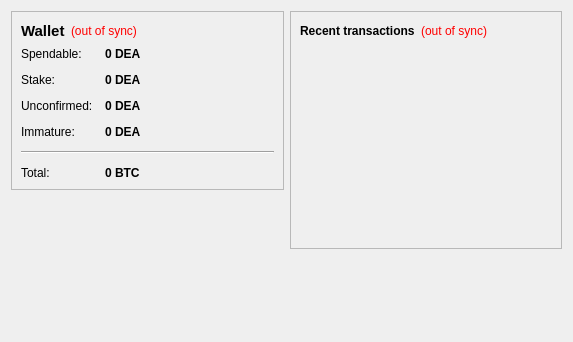
<?xml version="1.0" encoding="UTF-8"?>
<ui version="4.0">
 <class>OverviewPage</class>
 <widget class="QWidget" name="OverviewPage">
  <property name="geometry">
   <rect>
    <x>0</x>
    <y>0</y>
    <width>573</width>
    <height>342</height>
   </rect>
  </property>
  <property name="windowTitle">
   <string>Form</string>
  </property>
  <layout class="QHBoxLayout" name="horizontalLayout" stretch="1,1">
   <item>
    <layout class="QVBoxLayout" name="verticalLayout_2">
     <item>
      <widget class="QFrame" name="frame">
       <property name="frameShape">
        <enum>QFrame::StyledPanel</enum>
       </property>
       <property name="frameShadow">
        <enum>QFrame::Raised</enum>
       </property>
       <layout class="QVBoxLayout" name="verticalLayout_4">
        <item>
         <layout class="QHBoxLayout" name="horizontalLayout_4">
          <item>
           <widget class="QLabel" name="label_5">
            <property name="font">
             <font>
              <pointsize>11</pointsize>
              <weight>75</weight>
              <bold>true</bold>
             </font>
            </property>
            <property name="text">
             <string>Wallet</string>
            </property>
           </widget>
          </item>
          <item>
           <widget class="QLabel" name="labelWalletStatus">
            <property name="toolTip">
             <string>The displayed information may be out of date. Your wallet automatically synchronizes with the dea network after a connection is established, but this process has not completed yet.</string>
            </property>
            <property name="styleSheet">
             <string notr="true">QLabel { color: red; }</string>
            </property>
            <property name="text">
             <string notr="true">(out of sync)</string>
            </property>
            <property name="alignment">
             <set>Qt::AlignLeading|Qt::AlignLeft|Qt::AlignVCenter</set>
            </property>
           </widget>
          </item>
          <item>
           <spacer name="horizontalSpacer_2">
            <property name="orientation">
             <enum>Qt::Horizontal</enum>
            </property>
            <property name="sizeHint" stdset="0">
             <size>
              <width>40</width>
              <height>20</height>
             </size>
            </property>
           </spacer>
          </item>
         </layout>
        </item>
        <item>
         <layout class="QFormLayout" name="formLayout_2">
          <property name="fieldGrowthPolicy">
           <enum>QFormLayout::AllNonFixedFieldsGrow</enum>
          </property>
          <property name="horizontalSpacing">
           <number>12</number>
          </property>
          <property name="verticalSpacing">
           <number>12</number>
          </property>
          <item row="0" column="0">
           <widget class="QLabel" name="label">
            <property name="text">
             <string>Spendable:</string>
            </property>
           </widget>
          </item>
          <item row="0" column="1">
           <widget class="QLabel" name="labelBalance">
            <property name="font">
             <font>
              <weight>75</weight>
              <bold>true</bold>
             </font>
            </property>
            <property name="cursor">
             <cursorShape>IBeamCursor</cursorShape>
            </property>
            <property name="toolTip">
             <string>Your current spendable balance</string>
            </property>
            <property name="text">
             <string notr="true">0 DEA</string>
            </property>
            <property name="textInteractionFlags">
             <set>Qt::LinksAccessibleByMouse|Qt::TextSelectableByKeyboard|Qt::TextSelectableByMouse</set>
            </property>
           </widget>
          </item>
          <item row="1" column="0">
           <widget class="QLabel" name="label_6">
            <property name="text">
             <string>Stake:</string>
            </property>
           </widget>
          </item>
          <item row="1" column="1">
           <widget class="QLabel" name="labelStake">
            <property name="font">
             <font>
              <weight>75</weight>
              <bold>true</bold>
             </font>
            </property>
            <property name="cursor">
             <cursorShape>IBeamCursor</cursorShape>
            </property>
            <property name="toolTip">
             <string>Total of coins that was staked, and do not yet count toward the current balance</string>
            </property>
            <property name="text">
             <string notr="true">0 DEA</string>
            </property>
            <property name="textInteractionFlags">
             <set>Qt::LinksAccessibleByMouse|Qt::TextSelectableByKeyboard|Qt::TextSelectableByMouse</set>
            </property>
           </widget>
          </item>
          <item row="2" column="0">
           <widget class="QLabel" name="label_3">
            <property name="text">
             <string>Unconfirmed:</string>
            </property>
           </widget>
          </item>
          <item row="2" column="1">
           <widget class="QLabel" name="labelUnconfirmed">
            <property name="font">
             <font>
              <weight>75</weight>
              <bold>true</bold>
             </font>
            </property>
            <property name="cursor">
             <cursorShape>IBeamCursor</cursorShape>
            </property>
            <property name="toolTip">
             <string>Total of transactions that have yet to be confirmed, and do not yet count toward the current balance</string>
            </property>
            <property name="text">
             <string notr="true">0 DEA</string>
            </property>
            <property name="textInteractionFlags">
             <set>Qt::LinksAccessibleByMouse|Qt::TextSelectableByKeyboard|Qt::TextSelectableByMouse</set>
            </property>
           </widget>
          </item>
          <item row="3" column="0">
           <widget class="QLabel" name="labelImmatureText">
            <property name="text">
             <string>Immature:</string>
            </property>
           </widget>
          </item>
          <item row="3" column="1">
           <widget class="QLabel" name="labelImmature">
            <property name="font">
             <font>
              <weight>75</weight>
              <bold>true</bold>
             </font>
            </property>
            <property name="toolTip">
             <string>Mined balance that has not yet matured</string>
            </property>
            <property name="text">
             <string notr="true">0 DEA</string>
            </property>
            <property name="textInteractionFlags">
             <set>Qt::LinksAccessibleByMouse|Qt::TextSelectableByKeyboard|Qt::TextSelectableByMouse</set>
            </property>
           </widget>
          </item>
          <item row="4" column="0" colspan="2">
           <widget class="Line" name="line">
            <property name="orientation">
             <enum>Qt::Horizontal</enum>
            </property>
           </widget>
          </item>
          <item row="5" column="0">
           <widget class="QLabel" name="labelTotalText">
            <property name="text">
             <string>Total:</string>
            </property>
           </widget>
          </item>
          <item row="5" column="1">
           <widget class="QLabel" name="labelTotal">
            <property name="font">
             <font>
              <weight>75</weight>
              <bold>true</bold>
             </font>
            </property>
            <property name="cursor">
             <cursorShape>IBeamCursor</cursorShape>
            </property>
            <property name="toolTip">
             <string>Your current total balance</string>
            </property>
            <property name="text">
             <string notr="true">0 BTC</string>
            </property>
            <property name="textInteractionFlags">
             <set>Qt::LinksAccessibleByMouse|Qt::TextSelectableByKeyboard|Qt::TextSelectableByMouse</set>
            </property>
           </widget>
          </item>
         </layout>
        </item>
       </layout>
      </widget>
     </item>
     <item>
      <spacer name="verticalSpacer">
       <property name="orientation">
        <enum>Qt::Vertical</enum>
       </property>
       <property name="sizeHint" stdset="0">
        <size>
         <width>20</width>
         <height>40</height>
        </size>
       </property>
      </spacer>
     </item>
    </layout>
   </item>
   <item>
    <layout class="QVBoxLayout" name="verticalLayout_3">
     <item>
      <widget class="QFrame" name="frame_2">
       <property name="frameShape">
        <enum>QFrame::StyledPanel</enum>
       </property>
       <property name="frameShadow">
        <enum>QFrame::Raised</enum>
       </property>
       <layout class="QVBoxLayout" name="verticalLayout">
        <item>
         <layout class="QHBoxLayout" name="horizontalLayout_2">
          <item>
           <widget class="QLabel" name="label_4">
            <property name="text">
             <string>&lt;b&gt;Recent transactions&lt;/b&gt;</string>
            </property>
           </widget>
          </item>
          <item>
           <widget class="QLabel" name="labelTransactionsStatus">
            <property name="toolTip">
             <string>The displayed information may be out of date. Your wallet automatically synchronizes with the dea network after a connection is established, but this process has not completed yet.</string>
            </property>
            <property name="styleSheet">
             <string notr="true">QLabel { color: red; }</string>
            </property>
            <property name="text">
             <string notr="true">(out of sync)</string>
            </property>
            <property name="alignment">
             <set>Qt::AlignRight|Qt::AlignTrailing|Qt::AlignVCenter</set>
            </property>
           </widget>
          </item>
          <item>
           <spacer name="horizontalSpacer">
            <property name="orientation">
             <enum>Qt::Horizontal</enum>
            </property>
            <property name="sizeHint" stdset="0">
             <size>
              <width>40</width>
              <height>20</height>
             </size>
            </property>
           </spacer>
          </item>
         </layout>
        </item>
        <item>
         <widget class="QListView" name="listTransactions">
          <property name="styleSheet">
           <string notr="true">QListView { background: transparent; }</string>
          </property>
          <property name="frameShape">
           <enum>QFrame::NoFrame</enum>
          </property>
          <property name="verticalScrollBarPolicy">
           <enum>Qt::ScrollBarAlwaysOff</enum>
          </property>
          <property name="horizontalScrollBarPolicy">
           <enum>Qt::ScrollBarAlwaysOff</enum>
          </property>
          <property name="selectionMode">
           <enum>QAbstractItemView::NoSelection</enum>
          </property>
         </widget>
        </item>
       </layout>
      </widget>
     </item>
     <item>
      <spacer name="verticalSpacer_2">
       <property name="orientation">
        <enum>Qt::Vertical</enum>
       </property>
       <property name="sizeHint" stdset="0">
        <size>
         <width>20</width>
         <height>40</height>
        </size>
       </property>
      </spacer>
     </item>
    </layout>
   </item>
  </layout>
 </widget>
 <resources/>
 <connections/>
</ui>
